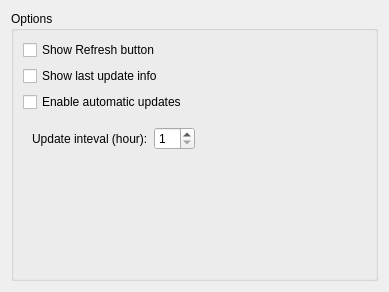
<?xml version="1.0" encoding="UTF-8"?>
<ui version="4.0">
 <class>SettingsTabOptions</class>
 <widget class="QWidget" name="SettingsTabOptions">
  <property name="geometry">
   <rect>
    <x>0</x>
    <y>0</y>
    <width>389</width>
    <height>292</height>
   </rect>
  </property>
  <property name="windowTitle">
   <string>SettingsTabOptions</string>
  </property>
  <layout class="QVBoxLayout" name="verticalLayout">
   <item>
    <widget class="QGroupBox" name="groupBox">
     <property name="title">
      <string>Options</string>
     </property>
     <layout class="QVBoxLayout" name="verticalLayout_2">
      <item>
       <widget class="QCheckBox" name="refreshButtonBox">
        <property name="text">
         <string>Show Refresh button</string>
        </property>
       </widget>
      </item>
      <item>
       <widget class="QCheckBox" name="updateInfoBox">
        <property name="text">
         <string>Show last update info</string>
        </property>
       </widget>
      </item>
      <item>
       <widget class="QCheckBox" name="automaticUpdatesBox">
        <property name="text">
         <string>Enable automatic updates</string>
        </property>
       </widget>
      </item>
      <item>
       <widget class="QWidget" name="widget" native="true">
        <layout class="QHBoxLayout" name="horizontalLayout">
         <item>
          <widget class="QLabel" name="label">
           <property name="text">
            <string>Update inteval (hour):</string>
           </property>
          </widget>
         </item>
         <item>
          <widget class="QSpinBox" name="updateIntervalBox">
           <property name="minimum">
            <number>1</number>
           </property>
           <property name="maximum">
            <number>30</number>
           </property>
          </widget>
         </item>
         <item>
          <spacer name="horizontalSpacer">
           <property name="orientation">
            <enum>Qt::Horizontal</enum>
           </property>
           <property name="sizeHint" stdset="0">
            <size>
             <width>40</width>
             <height>20</height>
            </size>
           </property>
          </spacer>
         </item>
        </layout>
       </widget>
      </item>
      <item>
       <spacer name="verticalSpacer">
        <property name="orientation">
         <enum>Qt::Vertical</enum>
        </property>
        <property name="sizeHint" stdset="0">
         <size>
          <width>20</width>
          <height>40</height>
         </size>
        </property>
       </spacer>
      </item>
     </layout>
    </widget>
   </item>
  </layout>
 </widget>
 <resources/>
 <connections/>
</ui>
